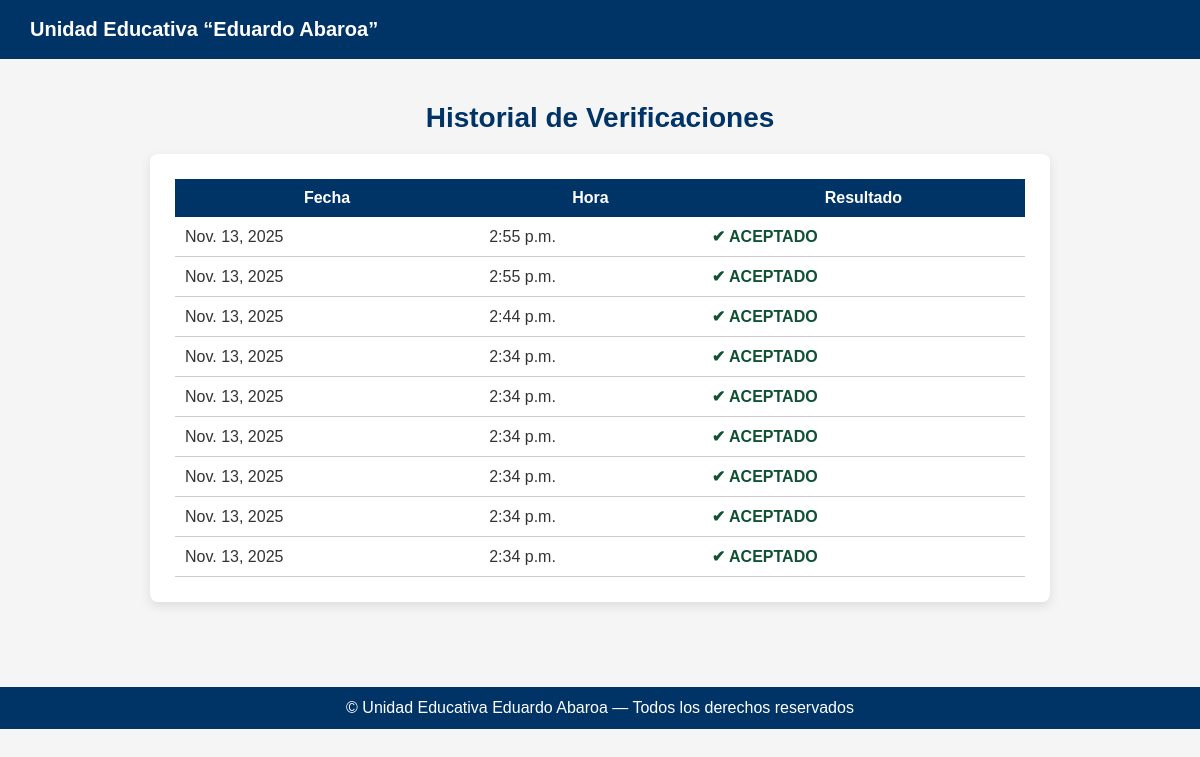
Page /historial/ (signed in) on the earlier database version.
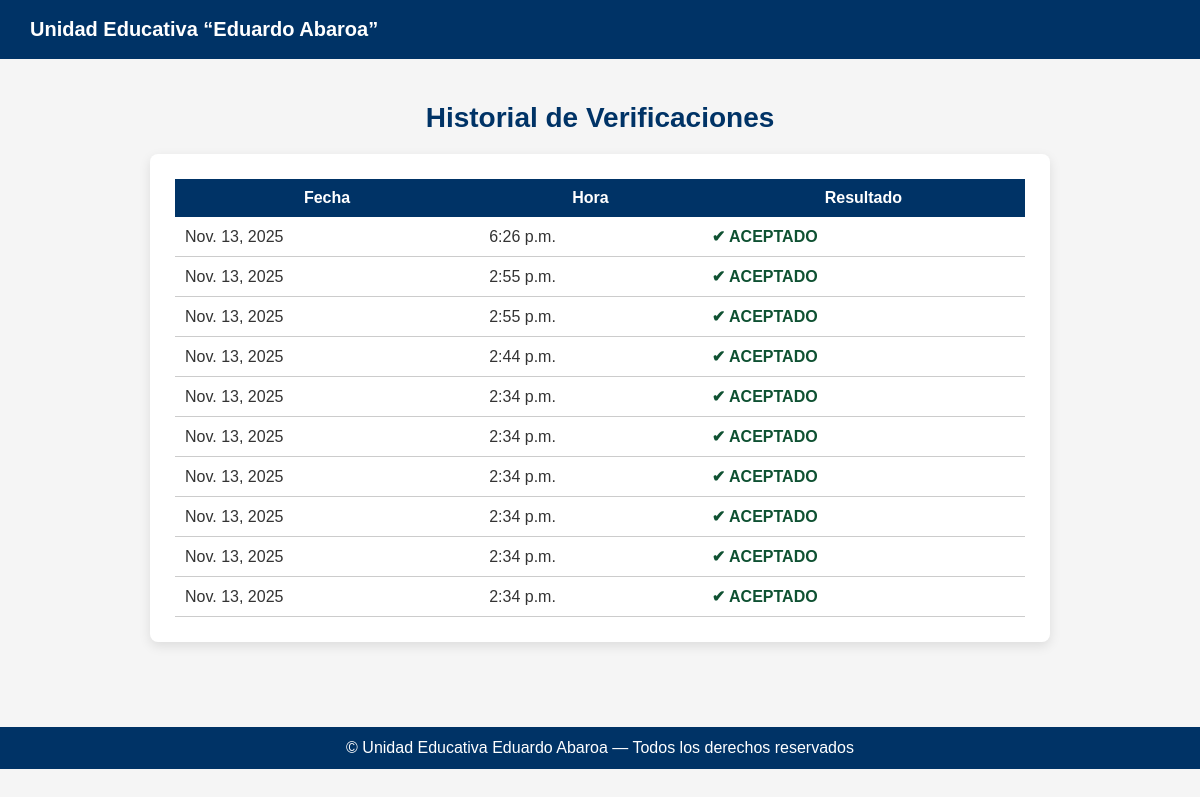
Same page on the later database version.
### core/models.py (models this page shows, shortened)
class Asistencia(models.Model):
    RESULTADOS = [
        ("aceptado", "Aceptado"),
        ("rechazado", "Rechazado"),
    ]
    usuario = models.ForeignKey(Usuario, on_delete=models.CASCADE)
    fecha = models.DateField(auto_now_add=True)
    hora = models.TimeField(auto_now_add=True)
    resultado = models.CharField(max_length=10, choices=RESULTADOS)

### core/views.py (the view)
# urls.py: path('historial/', historial_verificaciones, name='historial'),
@login_required
def historial_verificaciones(request):
    historial = Asistencia.objects.filter(usuario=request.user).order_by('-fecha', '-hora')
    return render(request, 'historial.html', {'historial': historial})

### core/templates/historial.html (shortened to what this page needs)
{% extends 'base.html' %}
{% block content %}
<h2 class="title-center">Historial de Verificaciones</h2>
<div class="card">
<table style="width:100%; border-collapse:collapse;">
    <thead>
        <tr style="background:#003366; color:white;">
            <th style="padding:10px;">Fecha</th>
            <th style="padding:10px;">Hora</th>
            <th style="padding:10px;">Resultado</th>
        </tr>
    </thead>
    <tbody>
        {% for item in historial %}
        <tr style="border-bottom:1px solid #ccc;">
            <td style="padding:10px;">{{ item.fecha }}</td>
            <td style="padding:10px;">{{ item.hora }}</td>
            <td style="padding:10px;">
                {% if item.resultado == 'aceptado' %}
                    <span style="color:#0f5132; font-weight:bold;">✔ ACEPTADO</span>
                {% else %}
                    <span style="color:#842029; font-weight:bold;">✘ RECHAZADO</span>
                {% endif %}
            </td>
        </tr>
        {% empty %}
        <tr>
            <td colspan="3" style="padding:10px; text-align:center;">
                No hay verificaciones registradas.
            </td>
        </tr>
        {% endfor %}
    </tbody>
</table>
</div>
{% endblock %}

Differences in the rows shown:
added Asistencia: fecha "Nov. 13, 2025", hora "6:26 p.m.", resultado "✔ ACEPTADO"
